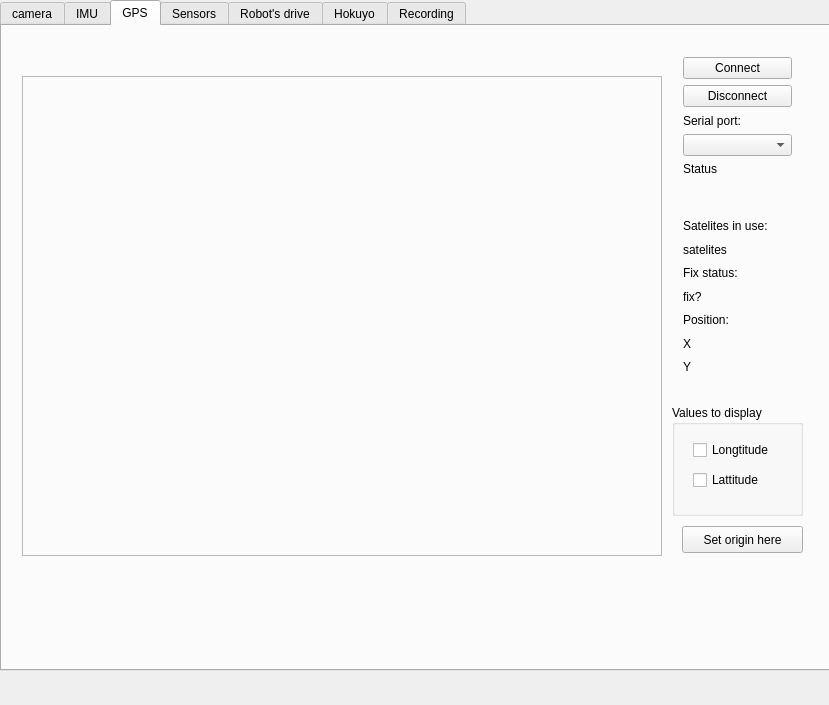
<?xml version="1.0" encoding="UTF-8"?>
<ui version="4.0">
 <class>TrobotQtClass</class>
 <widget class="QMainWindow" name="TrobotQtClass">
  <property name="geometry">
   <rect>
    <x>0</x>
    <y>0</y>
    <width>829</width>
    <height>705</height>
   </rect>
  </property>
  <property name="windowTitle">
   <string>Trobot</string>
  </property>
  <property name="locale">
   <locale language="English" country="UnitedStates"/>
  </property>
  <widget class="QWidget" name="centralWidget">
   <widget class="QTabWidget" name="mainTab">
    <property name="geometry">
     <rect>
      <x>0</x>
      <y>0</y>
      <width>831</width>
      <height>671</height>
     </rect>
    </property>
    <property name="currentIndex">
     <number>2</number>
    </property>
    <widget class="QWidget" name="cameraTab">
     <attribute name="title">
      <string>camera</string>
     </attribute>
     <widget class="QLabel" name="cameraLabel">
      <property name="geometry">
       <rect>
        <x>30</x>
        <y>60</y>
        <width>640</width>
        <height>480</height>
       </rect>
      </property>
      <property name="frameShape">
       <enum>QFrame::StyledPanel</enum>
      </property>
      <property name="text">
       <string/>
      </property>
     </widget>
     <widget class="QPushButton" name="cameraNewWindowButton">
      <property name="geometry">
       <rect>
        <x>680</x>
        <y>60</y>
        <width>121</width>
        <height>23</height>
       </rect>
      </property>
      <property name="text">
       <string>Open in new window</string>
      </property>
     </widget>
    </widget>
    <widget class="QWidget" name="imuTab">
     <attribute name="title">
      <string>IMU</string>
     </attribute>
     <widget class="QLabel" name="imuDisplayLabel">
      <property name="geometry">
       <rect>
        <x>10</x>
        <y>40</y>
        <width>640</width>
        <height>480</height>
       </rect>
      </property>
      <property name="frameShape">
       <enum>QFrame::StyledPanel</enum>
      </property>
      <property name="text">
       <string/>
      </property>
     </widget>
     <widget class="QGroupBox" name="imuValuesGroupBox">
      <property name="geometry">
       <rect>
        <x>680</x>
        <y>150</y>
        <width>141</width>
        <height>451</height>
       </rect>
      </property>
      <property name="title">
       <string>Values to display</string>
      </property>
      <widget class="QGroupBox" name="accelGroupBox">
       <property name="geometry">
        <rect>
         <x>0</x>
         <y>20</y>
         <width>141</width>
         <height>101</height>
        </rect>
       </property>
       <property name="title">
        <string>Accelerometer</string>
       </property>
       <widget class="QWidget" name="gridLayoutWidget_7">
        <property name="geometry">
         <rect>
          <x>0</x>
          <y>20</y>
          <width>141</width>
          <height>85</height>
         </rect>
        </property>
        <layout class="QGridLayout" name="gridLayout_5">
         <item row="4" column="0">
          <widget class="QCheckBox" name="accelZcheckBox">
           <property name="text">
            <string>Z</string>
           </property>
           <property name="checked">
            <bool>true</bool>
           </property>
          </widget>
         </item>
         <item row="1" column="1">
          <widget class="QLabel" name="label_12">
           <property name="text">
            <string>Value scale</string>
           </property>
          </widget>
         </item>
         <item row="3" column="1">
          <widget class="QLineEdit" name="accelScaleLineEdit">
           <property name="sizePolicy">
            <sizepolicy hsizetype="Fixed" vsizetype="Fixed">
             <horstretch>40</horstretch>
             <verstretch>0</verstretch>
            </sizepolicy>
           </property>
           <property name="maximumSize">
            <size>
             <width>60</width>
             <height>16777215</height>
            </size>
           </property>
           <property name="text">
            <string>10</string>
           </property>
          </widget>
         </item>
         <item row="3" column="0">
          <widget class="QCheckBox" name="accelYcheckBox">
           <property name="text">
            <string>Y</string>
           </property>
           <property name="checked">
            <bool>true</bool>
           </property>
          </widget>
         </item>
         <item row="1" column="0">
          <widget class="QCheckBox" name="accelXcheckBox">
           <property name="text">
            <string>X</string>
           </property>
           <property name="checked">
            <bool>true</bool>
           </property>
          </widget>
         </item>
        </layout>
       </widget>
      </widget>
      <widget class="QGroupBox" name="gyroGroupBox">
       <property name="geometry">
        <rect>
         <x>0</x>
         <y>130</y>
         <width>141</width>
         <height>101</height>
        </rect>
       </property>
       <property name="title">
        <string>Gyroscope</string>
       </property>
       <widget class="QWidget" name="gridLayoutWidget_9">
        <property name="geometry">
         <rect>
          <x>0</x>
          <y>20</y>
          <width>141</width>
          <height>85</height>
         </rect>
        </property>
        <layout class="QGridLayout" name="gridLayout_7">
         <item row="0" column="0">
          <widget class="QCheckBox" name="gyroXcheckBox">
           <property name="text">
            <string>X</string>
           </property>
           <property name="checked">
            <bool>true</bool>
           </property>
          </widget>
         </item>
         <item row="1" column="0">
          <widget class="QCheckBox" name="gyroYcheckBox">
           <property name="text">
            <string>Y</string>
           </property>
           <property name="checked">
            <bool>true</bool>
           </property>
          </widget>
         </item>
         <item row="2" column="0">
          <widget class="QCheckBox" name="gyroZcheckBox">
           <property name="text">
            <string>Z</string>
           </property>
           <property name="checked">
            <bool>true</bool>
           </property>
          </widget>
         </item>
         <item row="0" column="1">
          <widget class="QLabel" name="label_15">
           <property name="text">
            <string>Value scale</string>
           </property>
          </widget>
         </item>
         <item row="1" column="1">
          <widget class="QLineEdit" name="gyroScaleLineEdit">
           <property name="maximumSize">
            <size>
             <width>60</width>
             <height>16777215</height>
            </size>
           </property>
           <property name="text">
            <string>10</string>
           </property>
          </widget>
         </item>
        </layout>
       </widget>
      </widget>
      <widget class="QGroupBox" name="magGroupBox">
       <property name="geometry">
        <rect>
         <x>0</x>
         <y>240</y>
         <width>141</width>
         <height>101</height>
        </rect>
       </property>
       <property name="title">
        <string>Magnetometer</string>
       </property>
       <widget class="QWidget" name="gridLayoutWidget_8">
        <property name="geometry">
         <rect>
          <x>0</x>
          <y>20</y>
          <width>141</width>
          <height>85</height>
         </rect>
        </property>
        <layout class="QGridLayout" name="gridLayout_6">
         <item row="0" column="0">
          <widget class="QCheckBox" name="magXcheckBox">
           <property name="text">
            <string>X</string>
           </property>
           <property name="checked">
            <bool>true</bool>
           </property>
          </widget>
         </item>
         <item row="1" column="0">
          <widget class="QCheckBox" name="magYcheckBox">
           <property name="text">
            <string>Y</string>
           </property>
           <property name="checked">
            <bool>true</bool>
           </property>
          </widget>
         </item>
         <item row="2" column="0">
          <widget class="QCheckBox" name="magZcheckBox">
           <property name="text">
            <string>Z</string>
           </property>
           <property name="checked">
            <bool>true</bool>
           </property>
          </widget>
         </item>
         <item row="0" column="1">
          <widget class="QLabel" name="label_13">
           <property name="text">
            <string>Value scale</string>
           </property>
          </widget>
         </item>
         <item row="1" column="1">
          <widget class="QLineEdit" name="magScaleLineEdit">
           <property name="maximumSize">
            <size>
             <width>60</width>
             <height>16777215</height>
            </size>
           </property>
           <property name="text">
            <string>10</string>
           </property>
          </widget>
         </item>
        </layout>
       </widget>
      </widget>
      <widget class="QGroupBox" name="eulerGroupBox">
       <property name="geometry">
        <rect>
         <x>0</x>
         <y>350</y>
         <width>141</width>
         <height>101</height>
        </rect>
       </property>
       <property name="title">
        <string>Euler angles</string>
       </property>
       <widget class="QWidget" name="gridLayoutWidget_10">
        <property name="geometry">
         <rect>
          <x>0</x>
          <y>20</y>
          <width>149</width>
          <height>85</height>
         </rect>
        </property>
        <layout class="QGridLayout" name="gridLayout_8">
         <item row="0" column="0">
          <widget class="QCheckBox" name="eulerRollCheckBox">
           <property name="text">
            <string>Roll</string>
           </property>
           <property name="checked">
            <bool>true</bool>
           </property>
          </widget>
         </item>
         <item row="1" column="0">
          <widget class="QCheckBox" name="eulerPitchCheckBox">
           <property name="text">
            <string>Pitch</string>
           </property>
           <property name="checked">
            <bool>true</bool>
           </property>
          </widget>
         </item>
         <item row="2" column="0">
          <widget class="QCheckBox" name="eulerYawCheckBox">
           <property name="text">
            <string>Yaw</string>
           </property>
           <property name="checked">
            <bool>true</bool>
           </property>
          </widget>
         </item>
         <item row="0" column="1">
          <widget class="QLabel" name="label_16">
           <property name="text">
            <string>Value scale</string>
           </property>
          </widget>
         </item>
         <item row="1" column="1">
          <widget class="QLineEdit" name="eulerScaleLineEdit">
           <property name="maximumSize">
            <size>
             <width>60</width>
             <height>16777215</height>
            </size>
           </property>
           <property name="text">
            <string>10</string>
           </property>
          </widget>
         </item>
        </layout>
       </widget>
      </widget>
     </widget>
     <widget class="QWidget" name="verticalLayoutWidget_5">
      <property name="geometry">
       <rect>
        <x>680</x>
        <y>10</y>
        <width>131</width>
        <height>141</height>
       </rect>
      </property>
      <layout class="QVBoxLayout" name="verticalLayout_5">
       <item>
        <widget class="QPushButton" name="imuConnectButton">
         <property name="text">
          <string>Connect</string>
         </property>
        </widget>
       </item>
       <item>
        <widget class="QPushButton" name="imuDisconnectButton">
         <property name="text">
          <string>Disconnect</string>
         </property>
        </widget>
       </item>
       <item>
        <widget class="QLabel" name="label_2">
         <property name="text">
          <string>Serial port:</string>
         </property>
        </widget>
       </item>
       <item>
        <widget class="QComboBox" name="imuPortCombo"/>
       </item>
       <item>
        <widget class="QLabel" name="imuStatusLabel">
         <property name="text">
          <string>Status</string>
         </property>
        </widget>
       </item>
      </layout>
     </widget>
     <widget class="QWidget" name="gridLayoutWidget">
      <property name="geometry">
       <rect>
        <x>20</x>
        <y>540</y>
        <width>301</width>
        <height>83</height>
       </rect>
      </property>
      <layout class="QGridLayout" name="gridLayout">
       <item row="1" column="1">
        <widget class="QPushButton" name="imuClearButton">
         <property name="enabled">
          <bool>false</bool>
         </property>
         <property name="text">
          <string>Clear</string>
         </property>
        </widget>
       </item>
       <item row="1" column="0">
        <widget class="QPushButton" name="imuStartButton">
         <property name="enabled">
          <bool>false</bool>
         </property>
         <property name="text">
          <string>Start</string>
         </property>
        </widget>
       </item>
       <item row="2" column="0">
        <widget class="QPushButton" name="imuStopButton">
         <property name="enabled">
          <bool>false</bool>
         </property>
         <property name="text">
          <string>Stop</string>
         </property>
        </widget>
       </item>
      </layout>
     </widget>
     <widget class="QWidget" name="gridLayoutWidget_6">
      <property name="geometry">
       <rect>
        <x>360</x>
        <y>540</y>
        <width>241</width>
        <height>90</height>
       </rect>
      </property>
      <layout class="QGridLayout" name="gridLayout_4">
       <item row="0" column="0">
        <widget class="QLabel" name="label_10">
         <property name="sizePolicy">
          <sizepolicy hsizetype="Preferred" vsizetype="Fixed">
           <horstretch>0</horstretch>
           <verstretch>0</verstretch>
          </sizepolicy>
         </property>
         <property name="text">
          <string>Time scale</string>
         </property>
        </widget>
       </item>
       <item row="2" column="0">
        <widget class="QLineEdit" name="imuTimeScaleLineEdit">
         <property name="sizePolicy">
          <sizepolicy hsizetype="Fixed" vsizetype="Fixed">
           <horstretch>60</horstretch>
           <verstretch>0</verstretch>
          </sizepolicy>
         </property>
         <property name="maximumSize">
          <size>
           <width>60</width>
           <height>16777215</height>
          </size>
         </property>
         <property name="text">
          <string>20</string>
         </property>
        </widget>
       </item>
       <item row="0" column="1">
        <widget class="QLabel" name="label_11">
         <property name="text">
          <string>AutoScroll</string>
         </property>
        </widget>
       </item>
       <item row="2" column="1">
        <widget class="QCheckBox" name="imuAutoScrollCheckBox">
         <property name="text">
          <string>Auto scroll</string>
         </property>
        </widget>
       </item>
      </layout>
     </widget>
     <widget class="QScrollBar" name="imuTimeScrollBar">
      <property name="enabled">
       <bool>false</bool>
      </property>
      <property name="geometry">
       <rect>
        <x>10</x>
        <y>520</y>
        <width>641</width>
        <height>16</height>
       </rect>
      </property>
      <property name="minimum">
       <number>-10</number>
      </property>
      <property name="maximum">
       <number>2000</number>
      </property>
      <property name="orientation">
       <enum>Qt::Horizontal</enum>
      </property>
     </widget>
     <widget class="QScrollBar" name="imuValueScrollBar">
      <property name="enabled">
       <bool>false</bool>
      </property>
      <property name="geometry">
       <rect>
        <x>650</x>
        <y>39</y>
        <width>20</width>
        <height>481</height>
       </rect>
      </property>
      <property name="minimum">
       <number>-1000</number>
      </property>
      <property name="maximum">
       <number>1000</number>
      </property>
      <property name="orientation">
       <enum>Qt::Vertical</enum>
      </property>
     </widget>
    </widget>
    <widget class="QWidget" name="gpsTab">
     <attribute name="title">
      <string>GPS</string>
     </attribute>
     <widget class="QLabel" name="gpsDisplayLabel">
      <property name="geometry">
       <rect>
        <x>20</x>
        <y>50</y>
        <width>640</width>
        <height>480</height>
       </rect>
      </property>
      <property name="frameShape">
       <enum>QFrame::StyledPanel</enum>
      </property>
      <property name="text">
       <string/>
      </property>
     </widget>
     <widget class="QWidget" name="verticalLayoutWidget_7">
      <property name="geometry">
       <rect>
        <x>670</x>
        <y>20</y>
        <width>131</width>
        <height>141</height>
       </rect>
      </property>
      <layout class="QVBoxLayout" name="verticalLayout_7">
       <item>
        <widget class="QPushButton" name="gpsConnectButton">
         <property name="text">
          <string>Connect</string>
         </property>
        </widget>
       </item>
       <item>
        <widget class="QPushButton" name="gpsDisconnectButton">
         <property name="text">
          <string>Disconnect</string>
         </property>
        </widget>
       </item>
       <item>
        <widget class="QLabel" name="label_5">
         <property name="text">
          <string>Serial port:</string>
         </property>
        </widget>
       </item>
       <item>
        <widget class="QComboBox" name="gpsPortCombo"/>
       </item>
       <item>
        <widget class="QLabel" name="gpsStatusLabel">
         <property name="text">
          <string>Status</string>
         </property>
        </widget>
       </item>
      </layout>
     </widget>
     <widget class="QGroupBox" name="gpsValuesGroupBox">
      <property name="geometry">
       <rect>
        <x>670</x>
        <y>379</y>
        <width>131</width>
        <height>111</height>
       </rect>
      </property>
      <property name="title">
       <string>Values to display</string>
      </property>
      <widget class="QWidget" name="verticalLayoutWidget_8">
       <property name="geometry">
        <rect>
         <x>10</x>
         <y>20</y>
         <width>111</width>
         <height>81</height>
        </rect>
       </property>
       <layout class="QVBoxLayout" name="verticalLayout_8">
        <item>
         <widget class="QCheckBox" name="longtitudeCheckBox">
          <property name="text">
           <string>Longtitude</string>
          </property>
         </widget>
        </item>
        <item>
         <widget class="QCheckBox" name="lattitudeCheckBox">
          <property name="text">
           <string>Lattitude</string>
          </property>
         </widget>
        </item>
       </layout>
      </widget>
     </widget>
     <widget class="QWidget" name="verticalLayoutWidget_9">
      <property name="geometry">
       <rect>
        <x>670</x>
        <y>180</y>
        <width>131</width>
        <height>181</height>
       </rect>
      </property>
      <layout class="QVBoxLayout" name="verticalLayout_9">
       <item>
        <widget class="QLabel" name="label_7">
         <property name="text">
          <string>Satelites in use:</string>
         </property>
        </widget>
       </item>
       <item>
        <widget class="QLabel" name="gpsSatelitesLabel">
         <property name="text">
          <string>satelites</string>
         </property>
        </widget>
       </item>
       <item>
        <widget class="QLabel" name="label_9">
         <property name="text">
          <string>Fix status:</string>
         </property>
        </widget>
       </item>
       <item>
        <widget class="QLabel" name="gpsFixLabel">
         <property name="text">
          <string>fix?</string>
         </property>
        </widget>
       </item>
       <item>
        <widget class="QLabel" name="label_18">
         <property name="text">
          <string>Position:</string>
         </property>
        </widget>
       </item>
       <item>
        <widget class="QLabel" name="gpsXLabel">
         <property name="text">
          <string>X</string>
         </property>
        </widget>
       </item>
       <item>
        <widget class="QLabel" name="gpsYLabel">
         <property name="text">
          <string>Y</string>
         </property>
        </widget>
       </item>
      </layout>
     </widget>
     <widget class="QPushButton" name="gpsZeroPointButton">
      <property name="geometry">
       <rect>
        <x>680</x>
        <y>500</y>
        <width>121</width>
        <height>27</height>
       </rect>
      </property>
      <property name="text">
       <string>Set origin here</string>
      </property>
     </widget>
    </widget>
    <widget class="QWidget" name="sensorsTab">
     <attribute name="title">
      <string>Sensors</string>
     </attribute>
     <widget class="QWidget" name="verticalLayoutWidget_10">
      <property name="geometry">
       <rect>
        <x>670</x>
        <y>20</y>
        <width>131</width>
        <height>141</height>
       </rect>
      </property>
      <layout class="QVBoxLayout" name="verticalLayout_10">
       <item>
        <widget class="QPushButton" name="sensorsConnectButton">
         <property name="text">
          <string>Connect</string>
         </property>
        </widget>
       </item>
       <item>
        <widget class="QPushButton" name="sensorsDisconnectButton">
         <property name="text">
          <string>Disconnect</string>
         </property>
        </widget>
       </item>
       <item>
        <widget class="QLabel" name="label_6">
         <property name="text">
          <string>Serial port:</string>
         </property>
        </widget>
       </item>
       <item>
        <widget class="QComboBox" name="sensorsPortCombo"/>
       </item>
       <item>
        <widget class="QLabel" name="sensorsStatusLabel">
         <property name="text">
          <string>Status</string>
         </property>
        </widget>
       </item>
      </layout>
     </widget>
     <widget class="QGroupBox" name="sensorsAnalogGroupBox">
      <property name="geometry">
       <rect>
        <x>30</x>
        <y>30</y>
        <width>241</width>
        <height>181</height>
       </rect>
      </property>
      <property name="title">
       <string>Analog inputs</string>
      </property>
      <widget class="QWidget" name="gridLayoutWidget_4">
       <property name="geometry">
        <rect>
         <x>10</x>
         <y>20</y>
         <width>221</width>
         <height>151</height>
        </rect>
       </property>
       <layout class="QGridLayout" name="sensorsAnalogLayout">
        <item row="0" column="0">
         <widget class="QLabel" name="label_19">
          <property name="text">
           <string>Input</string>
          </property>
         </widget>
        </item>
        <item row="0" column="1">
         <widget class="QLabel" name="label_20">
          <property name="text">
           <string>Value</string>
          </property>
         </widget>
        </item>
        <item row="0" column="2">
         <widget class="QLabel" name="label_21">
          <property name="text">
           <string>Sensor type</string>
          </property>
         </widget>
        </item>
       </layout>
      </widget>
     </widget>
     <widget class="QGroupBox" name="sensorsDigitalGroupBox">
      <property name="geometry">
       <rect>
        <x>20</x>
        <y>240</y>
        <width>691</width>
        <height>111</height>
       </rect>
      </property>
      <property name="title">
       <string>GroupBox</string>
      </property>
      <widget class="QWidget" name="gridLayoutWidget_5">
       <property name="geometry">
        <rect>
         <x>10</x>
         <y>20</y>
         <width>671</width>
         <height>80</height>
        </rect>
       </property>
       <layout class="QGridLayout" name="sensorsDigitalLayout">
        <item row="0" column="1">
         <widget class="QLabel" name="label_14">
          <property name="text">
           <string>Pin no</string>
          </property>
         </widget>
        </item>
        <item row="1" column="1">
         <widget class="QLabel" name="label_31">
          <property name="text">
           <string>Output</string>
          </property>
         </widget>
        </item>
        <item row="2" column="1">
         <widget class="QLabel" name="label_32">
          <property name="text">
           <string>State</string>
          </property>
         </widget>
        </item>
       </layout>
      </widget>
     </widget>
    </widget>
    <widget class="QWidget" name="robotDriveTab">
     <attribute name="title">
      <string>Robot's drive</string>
     </attribute>
     <widget class="QWidget" name="gridLayoutWidget_2">
      <property name="geometry">
       <rect>
        <x>60</x>
        <y>340</y>
        <width>321</width>
        <height>201</height>
       </rect>
      </property>
      <layout class="QGridLayout" name="gridLayout_2">
       <item row="1" column="0">
        <widget class="QPushButton" name="robotDriveLeftButton">
         <property name="enabled">
          <bool>false</bool>
         </property>
         <property name="sizePolicy">
          <sizepolicy hsizetype="Minimum" vsizetype="Minimum">
           <horstretch>0</horstretch>
           <verstretch>0</verstretch>
          </sizepolicy>
         </property>
         <property name="minimumSize">
          <size>
           <width>75</width>
           <height>75</height>
          </size>
         </property>
         <property name="maximumSize">
          <size>
           <width>75</width>
           <height>75</height>
          </size>
         </property>
         <property name="text">
          <string>Left</string>
         </property>
        </widget>
       </item>
       <item row="1" column="1">
        <widget class="QPushButton" name="robotDriveDownButton">
         <property name="enabled">
          <bool>false</bool>
         </property>
         <property name="sizePolicy">
          <sizepolicy hsizetype="Minimum" vsizetype="Minimum">
           <horstretch>0</horstretch>
           <verstretch>0</verstretch>
          </sizepolicy>
         </property>
         <property name="minimumSize">
          <size>
           <width>75</width>
           <height>75</height>
          </size>
         </property>
         <property name="maximumSize">
          <size>
           <width>75</width>
           <height>75</height>
          </size>
         </property>
         <property name="text">
          <string>Down</string>
         </property>
        </widget>
       </item>
       <item row="1" column="2">
        <widget class="QPushButton" name="robotDriveRightButton">
         <property name="enabled">
          <bool>false</bool>
         </property>
         <property name="sizePolicy">
          <sizepolicy hsizetype="Minimum" vsizetype="Minimum">
           <horstretch>0</horstretch>
           <verstretch>0</verstretch>
          </sizepolicy>
         </property>
         <property name="minimumSize">
          <size>
           <width>75</width>
           <height>75</height>
          </size>
         </property>
         <property name="maximumSize">
          <size>
           <width>75</width>
           <height>75</height>
          </size>
         </property>
         <property name="text">
          <string>Right</string>
         </property>
        </widget>
       </item>
       <item row="0" column="1">
        <widget class="QPushButton" name="robotDriveUpButton">
         <property name="enabled">
          <bool>false</bool>
         </property>
         <property name="sizePolicy">
          <sizepolicy hsizetype="Minimum" vsizetype="Minimum">
           <horstretch>0</horstretch>
           <verstretch>0</verstretch>
          </sizepolicy>
         </property>
         <property name="minimumSize">
          <size>
           <width>75</width>
           <height>75</height>
          </size>
         </property>
         <property name="maximumSize">
          <size>
           <width>75</width>
           <height>75</height>
          </size>
         </property>
         <property name="text">
          <string>Up</string>
         </property>
        </widget>
       </item>
      </layout>
     </widget>
     <widget class="QGroupBox" name="robotDriveMotorCtrlGroupBox">
      <property name="geometry">
       <rect>
        <x>50</x>
        <y>30</y>
        <width>201</width>
        <height>291</height>
       </rect>
      </property>
      <property name="title">
       <string>Motors control</string>
      </property>
      <widget class="QWidget" name="gridLayoutWidget_3">
       <property name="geometry">
        <rect>
         <x>9</x>
         <y>19</y>
         <width>183</width>
         <height>261</height>
        </rect>
       </property>
       <layout class="QGridLayout" name="gridLayout_3">
        <item row="1" column="2">
         <widget class="QSlider" name="robotDriveRightMotorSlider">
          <property name="enabled">
           <bool>false</bool>
          </property>
          <property name="minimum">
           <number>-1000</number>
          </property>
          <property name="maximum">
           <number>1000</number>
          </property>
          <property name="orientation">
           <enum>Qt::Vertical</enum>
          </property>
         </widget>
        </item>
        <item row="0" column="0">
         <widget class="QLabel" name="label">
          <property name="text">
           <string>Left motor</string>
          </property>
         </widget>
        </item>
        <item row="0" column="2">
         <widget class="QLabel" name="label_3">
          <property name="text">
           <string>Right motor</string>
          </property>
         </widget>
        </item>
        <item row="2" column="0">
         <widget class="QLabel" name="robotDriveLeftMotorLabel">
          <property name="text">
           <string>0</string>
          </property>
          <property name="alignment">
           <set>Qt::AlignCenter</set>
          </property>
         </widget>
        </item>
        <item row="2" column="2">
         <widget class="QLabel" name="robotDriveRightMotorLabel">
          <property name="text">
           <string>0</string>
          </property>
          <property name="alignment">
           <set>Qt::AlignCenter</set>
          </property>
         </widget>
        </item>
        <item row="3" column="0">
         <widget class="QPushButton" name="robotDriveLeftMotorStopButton">
          <property name="enabled">
           <bool>false</bool>
          </property>
          <property name="text">
           <string>Stop</string>
          </property>
         </widget>
        </item>
        <item row="3" column="2">
         <widget class="QPushButton" name="robotDriveRightMotorStopButton">
          <property name="enabled">
           <bool>false</bool>
          </property>
          <property name="text">
           <string>Stop</string>
          </property>
         </widget>
        </item>
        <item row="1" column="0">
         <widget class="QSlider" name="robotDriveLeftMotorSlider">
          <property name="enabled">
           <bool>false</bool>
          </property>
          <property name="layoutDirection">
           <enum>Qt::LeftToRight</enum>
          </property>
          <property name="autoFillBackground">
           <bool>false</bool>
          </property>
          <property name="minimum">
           <number>-1000</number>
          </property>
          <property name="maximum">
           <number>1000</number>
          </property>
          <property name="orientation">
           <enum>Qt::Vertical</enum>
          </property>
         </widget>
        </item>
       </layout>
      </widget>
     </widget>
     <widget class="QWidget" name="verticalLayoutWidget_6">
      <property name="geometry">
       <rect>
        <x>660</x>
        <y>20</y>
        <width>131</width>
        <height>174</height>
       </rect>
      </property>
      <layout class="QVBoxLayout" name="verticalLayout_6">
       <item>
        <widget class="QPushButton" name="robotDriveConnectButton">
         <property name="text">
          <string>Connect</string>
         </property>
        </widget>
       </item>
       <item>
        <widget class="QPushButton" name="robotDriveDisconnectButton">
         <property name="text">
          <string>Disconnect</string>
         </property>
        </widget>
       </item>
       <item>
        <widget class="QPushButton" name="robotDriveSearchButton">
         <property name="text">
          <string>Search</string>
         </property>
        </widget>
       </item>
       <item>
        <widget class="QLabel" name="label_4">
         <property name="text">
          <string>Serial port:</string>
         </property>
        </widget>
       </item>
       <item>
        <widget class="QComboBox" name="robotDrivePortCombo"/>
       </item>
       <item>
        <widget class="QLabel" name="robotDriveStatusLabel">
         <property name="text">
          <string>Status</string>
         </property>
        </widget>
       </item>
      </layout>
     </widget>
     <widget class="QGroupBox" name="groupBox">
      <property name="geometry">
       <rect>
        <x>280</x>
        <y>30</y>
        <width>251</width>
        <height>281</height>
       </rect>
      </property>
      <property name="title">
       <string>Steering</string>
      </property>
      <widget class="QScrollBar" name="robotDriveSteeringScrollBar">
       <property name="enabled">
        <bool>false</bool>
       </property>
       <property name="geometry">
        <rect>
         <x>70</x>
         <y>140</y>
         <width>160</width>
         <height>16</height>
        </rect>
       </property>
       <property name="minimum">
        <number>-100</number>
       </property>
       <property name="maximum">
        <number>100</number>
       </property>
       <property name="orientation">
        <enum>Qt::Horizontal</enum>
       </property>
       <property name="invertedAppearance">
        <bool>false</bool>
       </property>
      </widget>
      <widget class="QScrollBar" name="robotDriveThrottleScrollBar">
       <property name="enabled">
        <bool>false</bool>
       </property>
       <property name="geometry">
        <rect>
         <x>20</x>
         <y>30</y>
         <width>20</width>
         <height>211</height>
        </rect>
       </property>
       <property name="minimum">
        <number>-1000</number>
       </property>
       <property name="maximum">
        <number>1000</number>
       </property>
       <property name="orientation">
        <enum>Qt::Vertical</enum>
       </property>
       <property name="invertedAppearance">
        <bool>true</bool>
       </property>
       <property name="invertedControls">
        <bool>true</bool>
       </property>
      </widget>
      <widget class="QLabel" name="robotDriveSteeringLabel">
       <property name="geometry">
        <rect>
         <x>120</x>
         <y>170</y>
         <width>65</width>
         <height>17</height>
        </rect>
       </property>
       <property name="text">
        <string>0</string>
       </property>
       <property name="alignment">
        <set>Qt::AlignCenter</set>
       </property>
      </widget>
      <widget class="QLabel" name="robotDriveThrottleLabel">
       <property name="geometry">
        <rect>
         <x>10</x>
         <y>250</y>
         <width>41</width>
         <height>20</height>
        </rect>
       </property>
       <property name="text">
        <string>0</string>
       </property>
       <property name="alignment">
        <set>Qt::AlignCenter</set>
       </property>
      </widget>
     </widget>
    </widget>
    <widget class="QWidget" name="hokuyoTab">
     <attribute name="title">
      <string>Hokuyo</string>
     </attribute>
     <widget class="QLabel" name="hokuyoDisplayLabel">
      <property name="geometry">
       <rect>
        <x>10</x>
        <y>20</y>
        <width>600</width>
        <height>600</height>
       </rect>
      </property>
      <property name="frameShape">
       <enum>QFrame::StyledPanel</enum>
      </property>
      <property name="text">
       <string/>
      </property>
     </widget>
     <widget class="QWidget" name="verticalLayoutWidget_11">
      <property name="geometry">
       <rect>
        <x>660</x>
        <y>30</y>
        <width>131</width>
        <height>141</height>
       </rect>
      </property>
      <layout class="QVBoxLayout" name="verticalLayout_11">
       <item>
        <widget class="QPushButton" name="hokuyoConnectButton">
         <property name="text">
          <string>Connect</string>
         </property>
        </widget>
       </item>
       <item>
        <widget class="QPushButton" name="hokuyoDisconnectButton">
         <property name="text">
          <string>Disconnect</string>
         </property>
        </widget>
       </item>
       <item>
        <widget class="QLabel" name="label_8">
         <property name="text">
          <string>Serial port:</string>
         </property>
        </widget>
       </item>
       <item>
        <widget class="QComboBox" name="hokuyoPortCombo"/>
       </item>
       <item>
        <widget class="QLabel" name="hokuyoStatusLabel">
         <property name="text">
          <string>Status</string>
         </property>
        </widget>
       </item>
      </layout>
     </widget>
    </widget>
    <widget class="QWidget" name="recordTab">
     <attribute name="title">
      <string>Recording</string>
     </attribute>
     <widget class="QGroupBox" name="saRateGroupBox">
      <property name="geometry">
       <rect>
        <x>30</x>
        <y>30</y>
        <width>201</width>
        <height>391</height>
       </rect>
      </property>
      <property name="title">
       <string>Sampling rate [Sa/s]</string>
      </property>
      <widget class="QWidget" name="verticalLayoutWidget">
       <property name="geometry">
        <rect>
         <x>10</x>
         <y>30</y>
         <width>181</width>
         <height>347</height>
        </rect>
       </property>
       <layout class="QVBoxLayout" name="verticalLayout">
        <item>
         <widget class="QCheckBox" name="includeHokuyoCheckBox">
          <property name="text">
           <string>Hokuyo</string>
          </property>
          <property name="checkable">
           <bool>true</bool>
          </property>
          <property name="checked">
           <bool>false</bool>
          </property>
         </widget>
        </item>
        <item>
         <widget class="QLineEdit" name="saRateHokuyoLineEdit">
          <property name="text">
           <string>10</string>
          </property>
         </widget>
        </item>
        <item>
         <widget class="QCheckBox" name="includeEncodersCheckBox">
          <property name="text">
           <string>Encoders</string>
          </property>
          <property name="checked">
           <bool>true</bool>
          </property>
         </widget>
        </item>
        <item>
         <widget class="QLineEdit" name="saRateEncodersLineEdit">
          <property name="text">
           <string>10000</string>
          </property>
         </widget>
        </item>
        <item>
         <widget class="QCheckBox" name="includeGpsCheckBox">
          <property name="text">
           <string>GPS</string>
          </property>
          <property name="checked">
           <bool>true</bool>
          </property>
         </widget>
        </item>
        <item>
         <widget class="QLineEdit" name="saRateGpsLineEdit">
          <property name="text">
           <string>1</string>
          </property>
         </widget>
        </item>
        <item>
         <widget class="QCheckBox" name="includeCamerasCheckBox">
          <property name="text">
           <string>Cameras</string>
          </property>
          <property name="checked">
           <bool>false</bool>
          </property>
         </widget>
        </item>
        <item>
         <widget class="QLineEdit" name="saRateCamerasLineEdit">
          <property name="text">
           <string>1</string>
          </property>
         </widget>
        </item>
        <item>
         <widget class="QCheckBox" name="includeImuCheckBox">
          <property name="text">
           <string>IMU</string>
          </property>
          <property name="checked">
           <bool>true</bool>
          </property>
         </widget>
        </item>
        <item>
         <widget class="QLineEdit" name="saRateImuLineEdit">
          <property name="text">
           <string>10</string>
          </property>
         </widget>
        </item>
       </layout>
      </widget>
     </widget>
     <widget class="QGroupBox" name="groupBox_2">
      <property name="geometry">
       <rect>
        <x>240</x>
        <y>29</y>
        <width>191</width>
        <height>261</height>
       </rect>
      </property>
      <property name="title">
       <string>Control</string>
      </property>
      <widget class="QWidget" name="verticalLayoutWidget_2">
       <property name="geometry">
        <rect>
         <x>10</x>
         <y>29</y>
         <width>171</width>
         <height>211</height>
        </rect>
       </property>
       <layout class="QVBoxLayout" name="verticalLayout_2">
        <item>
         <widget class="QLabel" name="label_17">
          <property name="sizePolicy">
           <sizepolicy hsizetype="Preferred" vsizetype="Fixed">
            <horstretch>0</horstretch>
            <verstretch>0</verstretch>
           </sizepolicy>
          </property>
          <property name="text">
           <string>File path</string>
          </property>
         </widget>
        </item>
        <item>
         <widget class="QLineEdit" name="recPathLineEdit">
          <property name="text">
           <string>data</string>
          </property>
         </widget>
        </item>
        <item>
         <widget class="QPushButton" name="startRecButton">
          <property name="text">
           <string>Start</string>
          </property>
         </widget>
        </item>
        <item>
         <widget class="QPushButton" name="pauseResumeRecButton">
          <property name="text">
           <string>Pause</string>
          </property>
         </widget>
        </item>
        <item>
         <widget class="QPushButton" name="stopRecButon">
          <property name="text">
           <string>Stop</string>
          </property>
         </widget>
        </item>
        <item>
         <widget class="QLabel" name="recStatusLabel">
          <property name="sizePolicy">
           <sizepolicy hsizetype="Preferred" vsizetype="Fixed">
            <horstretch>0</horstretch>
            <verstretch>0</verstretch>
           </sizepolicy>
          </property>
          <property name="text">
           <string>status</string>
          </property>
         </widget>
        </item>
       </layout>
      </widget>
     </widget>
    </widget>
   </widget>
  </widget>
  <widget class="QMenuBar" name="mainMenu">
   <property name="geometry">
    <rect>
     <x>0</x>
     <y>0</y>
     <width>829</width>
     <height>25</height>
    </rect>
   </property>
  </widget>
 </widget>
 <layoutdefault spacing="6" margin="11"/>
 <resources/>
 <connections/>
</ui>
